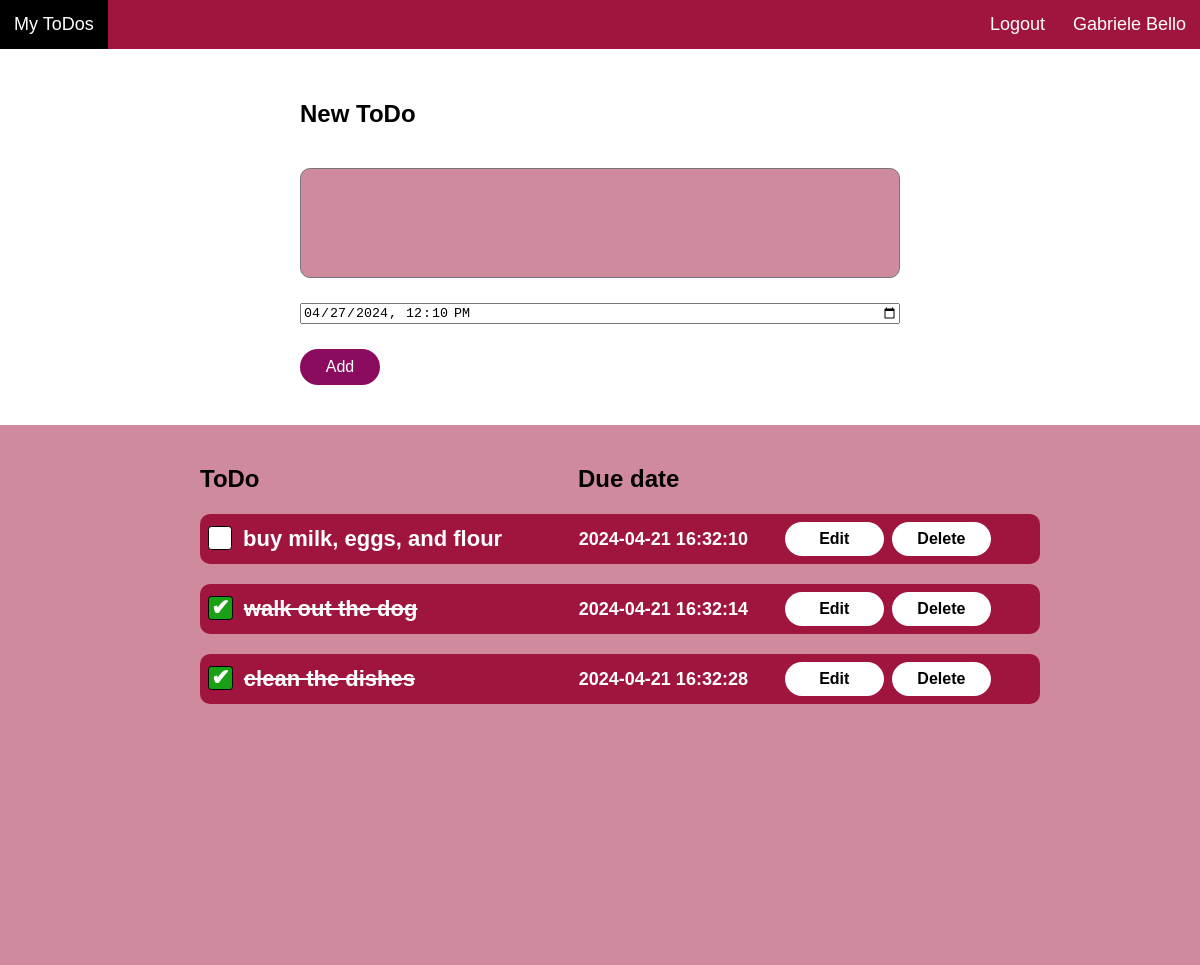
The page / (signed in) on the database as committed earlier.
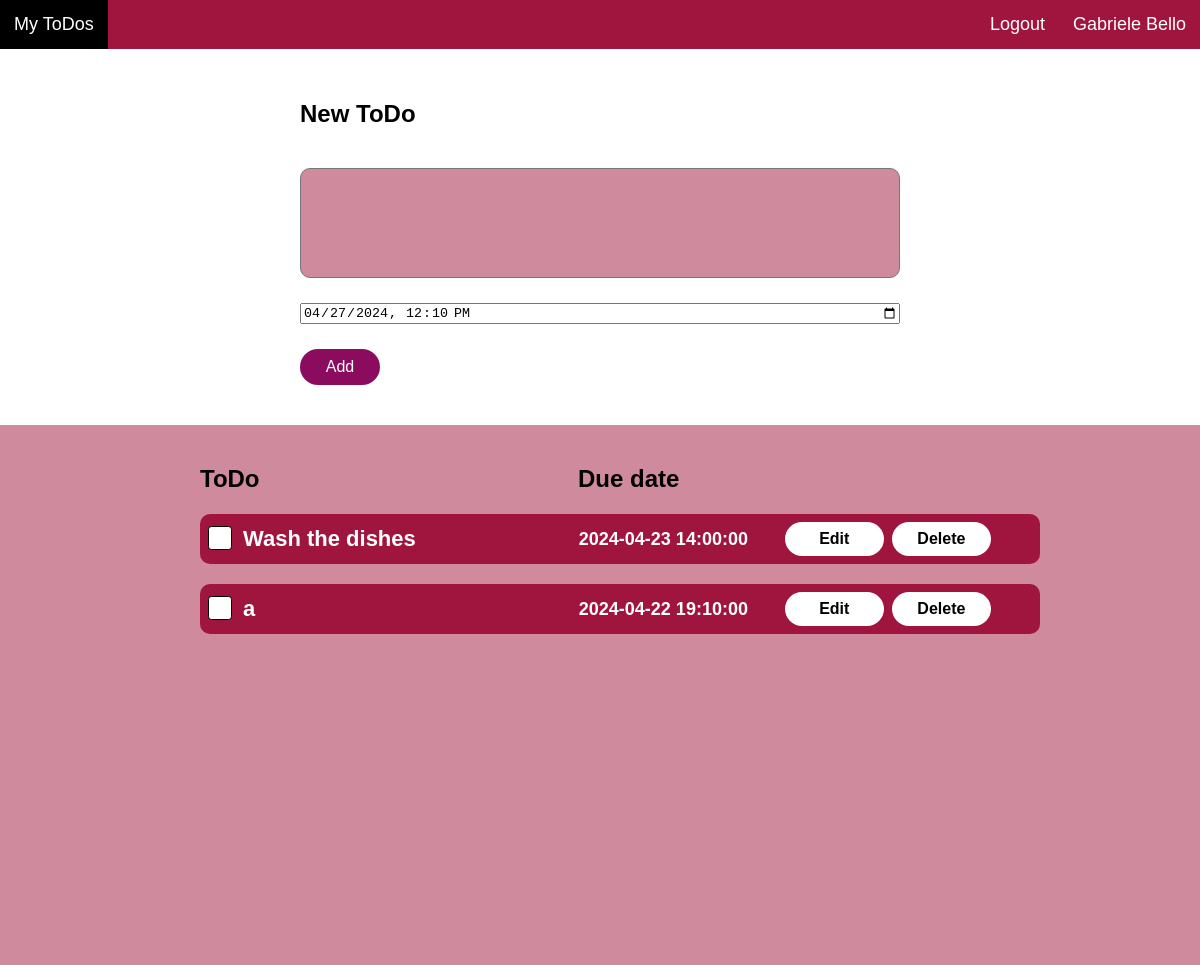
The same page on the database as committed later.
### app/models.py (models this page shows)
class User(db.Model, UserMixin):
  id = db.Column(db.Integer, primary_key=True)
  email = db.Column(db.String(150), unique=True)
  username = db.Column(db.String(150), unique=True)
  full_name = db.Column(db.String(150))
  password = db.Column(db.String(150))
  todos = db.relationship("ToDo")

class ToDo(db.Model):
  id = db.Column(db.Integer, primary_key=True)
  text = db.Column(db.String(10000))
  status = db.Column(db.Boolean)
  date = db.Column(db.DateTime(timezone=True), default=func.now())
  user_id = db.Column(db.Integer, db.ForeignKey("user.id"))

### app/views.py (the view)
@views.route("/", methods=["GET", "POST"])
@login_required
def dashboard():
  now = datetime.now()
  now = now.strftime("%Y-%m-%dT%H:%M")
  if request.method == "POST":
    todo = request.form.get("todo")
    date = datetime.strptime(request.form.get("date"), '%Y-%m-%dT%H:%M')
    print(date)
    if len(todo) < 1:
      flash("Insert text.", category="error")
    else:
      new_todo = ToDo(text=todo, date=date, user_id=current_user.id, status=False)
      db.session.add(new_todo)
      db.session.commit()
      flash("ToDo created!", category="success")
    return render_template("dashboard.html", user=current_user, now=now)
  elif request.method == "GET":
    return render_template("dashboard.html", user=current_user, now=now)

### main.py (called while the page is built)
@login_manager.user_loader
def load_user(id):
  return User.query.get(int(id))

### templates/dashboard.html (shortened to what this page needs)
{% extends "layout.html" %}
{% block main %}
<div class="todo-form">
  <h1>New ToDo</h1>
  <form method="post" action="/">
    <textarea name="todo" id="note"></textarea>
    <input type="datetime-local" name="date" value="{{now}}" min="{{now}}">
    <button type="submit" class="main-button">Add</button>
  </form>
</div>
<div class="bottom-div">
  <div class="todos-header"><div>ToDo</div><div>Due date</div></div>
  <ul class="todos-list">
    {% for todo in user.todos %}
      <li class="todos-list-{{ todo.id }}">
        {% if todo.status == true %}
        <div class="checkbox-container checkbox-container-{{ todo.id }}">
          <label for="checkbox{{ todo.id }}"><span class="todo-text-{{ todo.id }}">{{ todo.text }}</span></label>
        </div>
        {% else %}
        <div class="checkbox-container checkbox-container-{{ todo.id }}">
          <label for="checkbox{{ todo.id }}"><span class="todo-text-{{ todo.id }}">{{ todo.text }}</span></label>
        </div>
        {% endif %}
        <div class="date-text date-text-{{todo.id}}">{{todo.date}}</div>
        <button data-id="{{ todo.id }}" id="editButton" class="edit-button edit-button-{{ todo.id }} sec-button">Edit</button>
        <button class="sec-button delete-button-{{ todo.id }}" data-id="{{ todo.id }}" id="deleteButton">Delete</button>
      </li>
    {% endfor %}
  </ul>
</div>
{% endblock %}

### templates/layout.html (shortened to what this page needs)
<!DOCTYPE html>
<html lang="en">
<head>
  <link rel="stylesheet" href="../static/styles/navbar.css">
  <link rel="stylesheet" href="../static/styles/buttons.css">
  <link rel="stylesheet" href="../static/styles/forms.css">
  <link rel="stylesheet" href="../static/styles/todos.css">
  <link rel="stylesheet" href="../static/styles/switchers.css">
  <link rel="stylesheet" href="../static/styles/general.css">
</head>
<body>
  <nav class="header-navbar">
    <ul>
      {% if user.is_authenticated %}
      <li class="left"><a class="a" href="/">My ToDos</a></li>
      <li class="right"><a class="a" href="/my-account">{% if user.full_name %}{{user.full_name}}{% else %}{{ user.username }}{% endif %}</a></li>
      <li class="right"><a class="a" href="/logout">Logout</a></li>
      {% else %}
      <li class="left logo">ToDo</li>
      <li class="right"><a class="a" href="/login">Login</a></li>
      <li class="right"><a class="a" href="/sign-up">Sign Up</a></li>
      {% endif %}
    </ul>
  </nav>
  <section>
    {% block main %}
    {% endblock %}
  </section>
</body>
</html>

### static/styles/navbar.css (style rules this page uses)
.header-navbar ul { list-style-type: none; width: 100%; margin: 0; padding: 0; position: fixed; background-color: #A0153E; z-index: 9999; top: 0; }
.left { display: inline; float: left; }
.right { display: inline; float: right; }
.a, .logo { display: block; color: white; text-decoration: none; text-align: center; padding-top: 14px; padding-bottom: 14px; padding-left: 14px; padding-right: 14px; font-size: 18px; transition: all 0.15s; height: 100%; }
.a[href="/my-account"] { overflow: hidden; white-space: nowrap; }

### static/styles/buttons.css (style rules this page uses)
.main-button { background-color: #8b0c5f; color: #ffffff; border: none; width: 80px; height: 36px; border: none; border-radius: 18px; font-size: 16px; cursor: pointer; transition: all 0.1s; font-weight: 500; }
.sec-button { background-color: #ffffff; color: #000000; border: none; height: 34px; border-radius: 18px; font-size: 16px; cursor: pointer; transition: all 0.1s; font-weight: 600; }

### static/styles/forms.css (style rules this page uses)
.form, .todo-form { display: flex; flex-direction: column; margin-left: 25%; margin-right: 25%; row-gap: 40px; }
label { font-size: 20px; font-weight: bold; }
.todo-form textarea { background-color: #CF8A9E; font-size: 22px; font-weight: bold; color: black; font-family: Arial, Helvetica, sans-serif; resize: none; margin: 0; height: 100px; border-radius: 10px; padding: 4px; outline: none; }
.todo-form h1 { margin: 0; font-size: 24px; }
.todo-form form { display: flex; flex-direction: column; row-gap: 25px; }

### static/styles/todos.css (style rules this page uses)
.todos-list { display: flex; flex-direction: column; list-style-type: none; row-gap: 20px; column-gap: 10px; width: 70%; }
.todos-list li { display: grid; grid-template-columns: 45% 25% 12% 1% 12%; align-items: center; padding: 8px; background-color:#A0153E; border-radius: 10px; }
.todos-list li span { width: 90%; word-wrap: break-word; }
.todos-header { font-size: 24px; font-weight: bold; width: 70%; margin-left: 40px; display: grid; grid-template-columns: 45% 55%; }
.date-text { font-size: 18px; font-weight: bold; color: white; }
.checkbox-container label { cursor: pointer; font-size: 22px; color: white; display: flex; }
.checkbox-container label::before { content: ''; padding-left: 0.5em; padding-right: 0.5em; height: 1em; border: .05em solid black; border-radius: .15em; margin-right: .5em; background-color: white; }

### static/styles/switchers.css (style rules this page uses)
.active-nav { background-color: black; }

### static/styles/general.css (style rules this page uses)
body { font-family: Arial, Helvetica, sans-serif; margin: 0; }
.bottom-div { background-color: #CF8A9E; margin-top: 40px; padding-top: 40px; height: 500px; display: flex; flex-direction: column; align-items: center; row-gap: 5px; }
section { margin-top: 40px; padding-top: 5%; }

Rows that differ between the two databases and show on the page:
removed ToDo: text "buy milk, eggs, and flour", date "2024-04-21 16:32:10"
removed ToDo: text "clean the dishes", date "2024-04-21 16:32:28"
added ToDo: text "Wash the dishes", date "2024-04-23 14:00:00"
changed ToDo (number 2 of 2 on the later page): status True → False (drawn); date "2024-04-21 16:32:14" → "2024-04-22 19:10:00"; text "walk out the dog" → "a"
